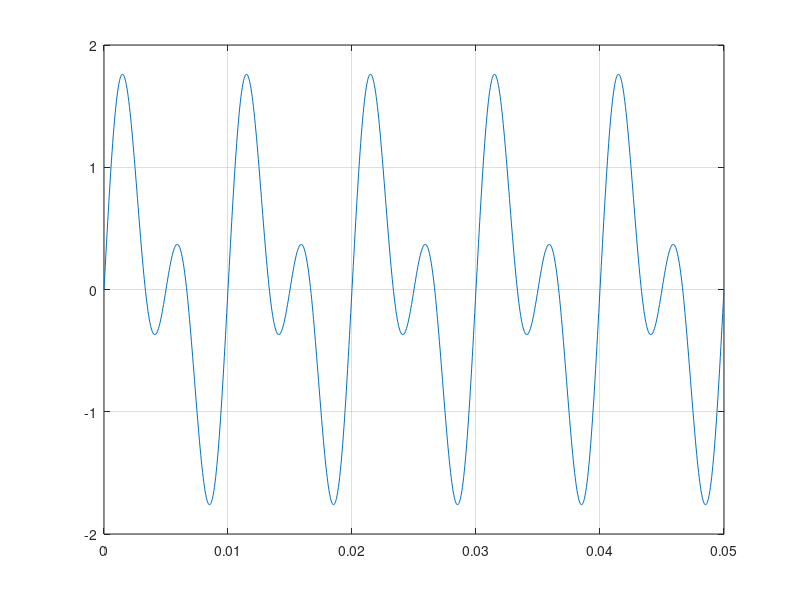

This figure's MATLAB source:
clc;
clear;
close;
t=0:0.00005:0.05;
f1=200;
f2=100;
y1=sin(2*pi*f1*t);
y2=sin(2*pi*f2*t);
y=y1+y2;
plot(t,y);
grid on;